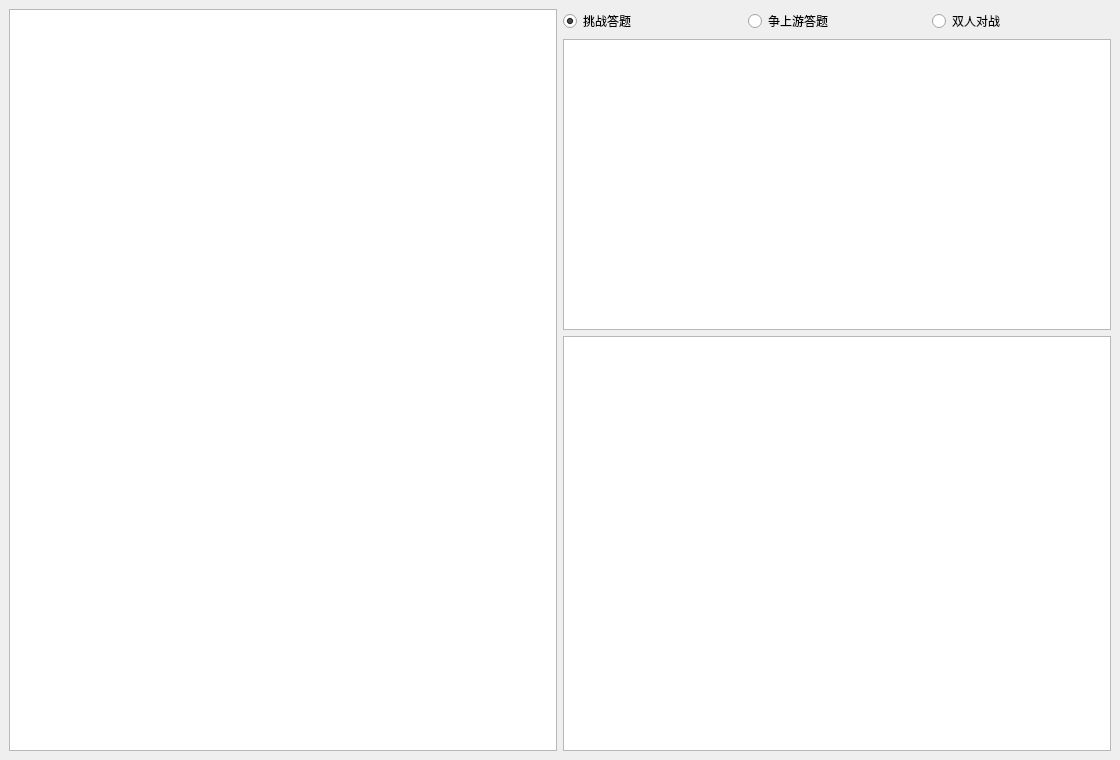
<?xml version="1.0" encoding="UTF-8"?>
<ui version="4.0">
 <class>MainWindow</class>
 <widget class="QMainWindow" name="MainWindow">
  <property name="geometry">
   <rect>
    <x>0</x>
    <y>0</y>
    <width>1120</width>
    <height>760</height>
   </rect>
  </property>
  <property name="windowTitle">
   <string>御坂学习强国助手</string>
  </property>
  <widget class="QWidget" name="centralwidget">
   <layout class="QHBoxLayout" name="horizontalLayout">
    <item>
     <widget class="QGraphicsView" name="img_out"/>
    </item>
    <item>
     <layout class="QVBoxLayout" name="verticalLayout" stretch="1,7,10">
      <item>
       <layout class="QHBoxLayout" name="horizontalLayout_2">
        <item>
         <widget class="QRadioButton" name="mode1">
          <property name="text">
           <string>挑战答题</string>
          </property>
          <property name="checked">
           <bool>true</bool>
          </property>
         </widget>
        </item>
        <item>
         <widget class="QRadioButton" name="mode2">
          <property name="text">
           <string>争上游答题</string>
          </property>
         </widget>
        </item>
        <item>
         <widget class="QRadioButton" name="mode3">
          <property name="text">
           <string>双人对战</string>
          </property>
         </widget>
        </item>
       </layout>
      </item>
      <item>
       <widget class="QTextEdit" name="result">
        <property name="font">
         <font>
          <family>微软雅黑</family>
          <pointsize>12</pointsize>
         </font>
        </property>
       </widget>
      </item>
      <item>
       <widget class="QTextBrowser" name="answer">
        <property name="html">
         <string>&lt;!DOCTYPE HTML PUBLIC &quot;-//W3C//DTD HTML 4.0//EN&quot; &quot;http://www.w3.org/TR/REC-html40/strict.dtd&quot;&gt;
&lt;html&gt;&lt;head&gt;&lt;meta name=&quot;qrichtext&quot; content=&quot;1&quot; /&gt;&lt;style type=&quot;text/css&quot;&gt;
p, li { white-space: pre-wrap; }
&lt;/style&gt;&lt;/head&gt;&lt;body style=&quot; font-family:'SimSun'; font-size:9pt; font-weight:400; font-style:normal;&quot;&gt;
&lt;p style=&quot;-qt-paragraph-type:empty; margin-top:0px; margin-bottom:0px; margin-left:0px; margin-right:0px; -qt-block-indent:0; text-indent:0px; font-family:'MS Shell Dlg 2'; font-size:8.25pt;&quot;&gt;&lt;br /&gt;&lt;/p&gt;&lt;/body&gt;&lt;/html&gt;</string>
        </property>
       </widget>
      </item>
     </layout>
    </item>
   </layout>
  </widget>
 </widget>
 <resources/>
 <connections/>
</ui>
